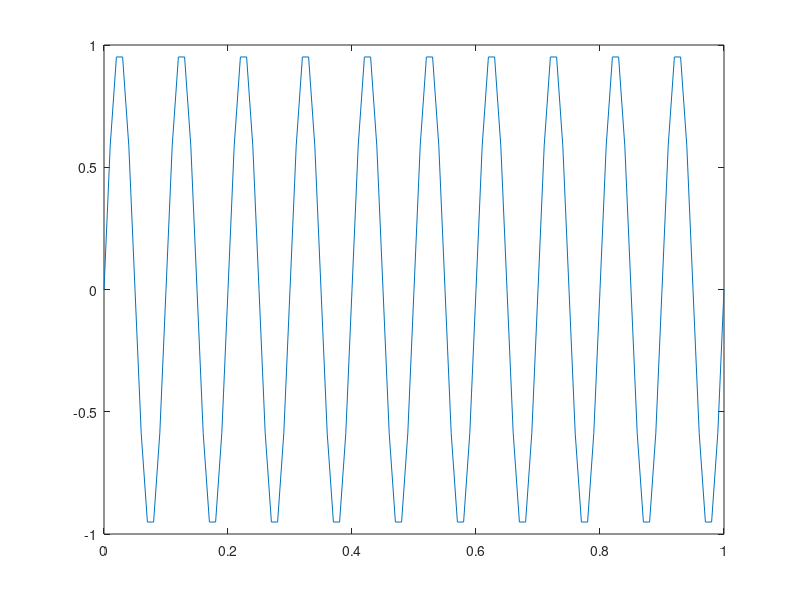

Here is the MATLAB script that generated this plot:

clc;
clear all;
close all;


fileID = fopen('sin_t.txt','r');
A = fscanf(fileID,'%f')
fclose(fileID);

f=10;
x=sin(2*pi*f*A);

plot(A,x)


